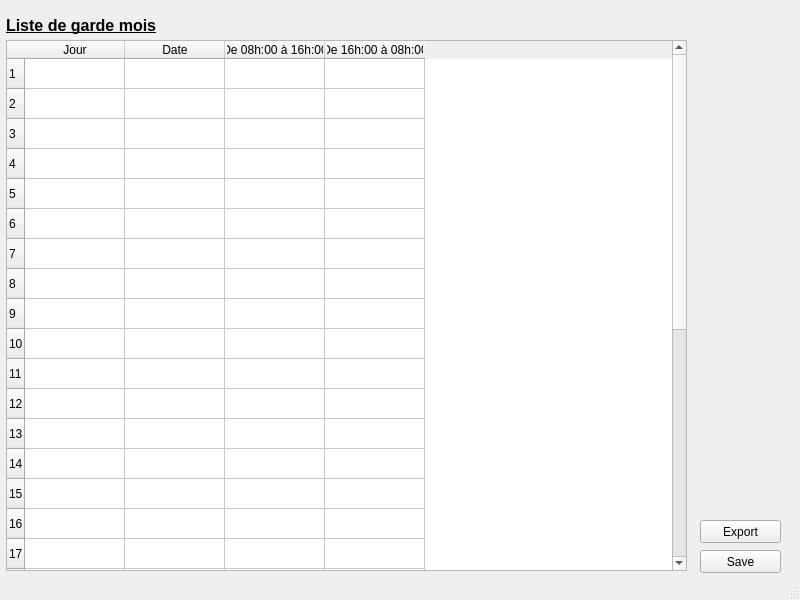
<?xml version="1.0" encoding="UTF-8"?>
<ui version="4.0">
 <class>MainWindow</class>
 <widget class="QMainWindow" name="MainWindow">
  <property name="geometry">
   <rect>
    <x>0</x>
    <y>0</y>
    <width>800</width>
    <height>600</height>
   </rect>
  </property>
  <property name="sizePolicy">
   <sizepolicy hsizetype="Fixed" vsizetype="Fixed">
    <horstretch>0</horstretch>
    <verstretch>0</verstretch>
   </sizepolicy>
  </property>
  <property name="minimumSize">
   <size>
    <width>800</width>
    <height>600</height>
   </size>
  </property>
  <property name="maximumSize">
   <size>
    <width>800</width>
    <height>600</height>
   </size>
  </property>
  <property name="windowTitle">
   <string>Planing de garde groupes des infirmiers</string>
  </property>
  <widget class="QWidget" name="centralwidget">
   <widget class="QLabel" name="label">
    <property name="geometry">
     <rect>
      <x>6</x>
      <y>10</y>
      <width>441</width>
      <height>31</height>
     </rect>
    </property>
    <property name="font">
     <font>
      <pointsize>12</pointsize>
      <weight>75</weight>
      <italic>false</italic>
      <bold>true</bold>
      <underline>true</underline>
     </font>
    </property>
    <property name="text">
     <string>Liste de garde mois</string>
    </property>
    <property name="alignment">
     <set>Qt::AlignLeading|Qt::AlignLeft|Qt::AlignVCenter</set>
    </property>
   </widget>
   <widget class="QPushButton" name="pushButton">
    <property name="geometry">
     <rect>
      <x>700</x>
      <y>550</y>
      <width>81</width>
      <height>23</height>
     </rect>
    </property>
    <property name="text">
     <string>Save</string>
    </property>
   </widget>
   <widget class="QTableWidget" name="tableWidget">
    <property name="geometry">
     <rect>
      <x>6</x>
      <y>40</y>
      <width>681</width>
      <height>531</height>
     </rect>
    </property>
    <property name="editTriggers">
     <set>QAbstractItemView::NoEditTriggers</set>
    </property>
    <property name="selectionMode">
     <enum>QAbstractItemView::NoSelection</enum>
    </property>
    <row>
     <property name="text">
      <string>1</string>
     </property>
    </row>
    <row>
     <property name="text">
      <string>2</string>
     </property>
    </row>
    <row>
     <property name="text">
      <string>3</string>
     </property>
    </row>
    <row>
     <property name="text">
      <string>4</string>
     </property>
    </row>
    <row>
     <property name="text">
      <string>5</string>
     </property>
    </row>
    <row>
     <property name="text">
      <string>6</string>
     </property>
    </row>
    <row>
     <property name="text">
      <string>7</string>
     </property>
    </row>
    <row>
     <property name="text">
      <string>8</string>
     </property>
    </row>
    <row>
     <property name="text">
      <string>9</string>
     </property>
    </row>
    <row>
     <property name="text">
      <string>10</string>
     </property>
    </row>
    <row>
     <property name="text">
      <string>11</string>
     </property>
    </row>
    <row>
     <property name="text">
      <string>12</string>
     </property>
    </row>
    <row>
     <property name="text">
      <string>13</string>
     </property>
    </row>
    <row>
     <property name="text">
      <string>14</string>
     </property>
    </row>
    <row>
     <property name="text">
      <string>15</string>
     </property>
    </row>
    <row>
     <property name="text">
      <string>16</string>
     </property>
    </row>
    <row>
     <property name="text">
      <string>17</string>
     </property>
    </row>
    <row>
     <property name="text">
      <string>18</string>
     </property>
    </row>
    <row>
     <property name="text">
      <string>19</string>
     </property>
    </row>
    <row>
     <property name="text">
      <string>20</string>
     </property>
    </row>
    <row>
     <property name="text">
      <string>21</string>
     </property>
    </row>
    <row>
     <property name="text">
      <string>22</string>
     </property>
    </row>
    <row>
     <property name="text">
      <string>23</string>
     </property>
    </row>
    <row>
     <property name="text">
      <string>24</string>
     </property>
    </row>
    <row>
     <property name="text">
      <string>25</string>
     </property>
    </row>
    <row>
     <property name="text">
      <string>26</string>
     </property>
    </row>
    <row>
     <property name="text">
      <string>27</string>
     </property>
    </row>
    <row>
     <property name="text">
      <string>28</string>
     </property>
    </row>
    <row>
     <property name="text">
      <string>29</string>
     </property>
    </row>
    <row>
     <property name="text">
      <string>30</string>
     </property>
    </row>
    <row>
     <property name="text">
      <string>31</string>
     </property>
    </row>
    <column>
     <property name="text">
      <string>Jour</string>
     </property>
    </column>
    <column>
     <property name="text">
      <string>Date</string>
     </property>
    </column>
    <column>
     <property name="text">
      <string>De 08h:00 à 16h:00</string>
     </property>
    </column>
    <column>
     <property name="text">
      <string>De 16h:00 à 08h:00</string>
     </property>
    </column>
   </widget>
   <widget class="QPushButton" name="pushButton_2">
    <property name="geometry">
     <rect>
      <x>700</x>
      <y>520</y>
      <width>81</width>
      <height>23</height>
     </rect>
    </property>
    <property name="text">
     <string>Export</string>
    </property>
   </widget>
  </widget>
  <widget class="QStatusBar" name="statusbar"/>
 </widget>
 <resources/>
 <connections/>
</ui>
